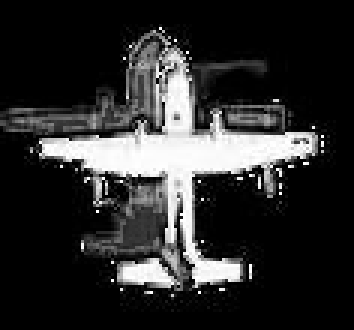
#> input picture PhotoWCT_4_sonar/o6.jpg, 118 x 110 px (shown 3 times larger)
$ python extract_texture.py o6.jpg   (older library calls are emulated)
#> lines starting #> are read from the running program, lines starting #| are printed output that depends on the picture; after the words box and inside, x2 and y2 are one past the last pixel; in counts of white or black regions, pixels touching at a corner belong together
import cv2
import numpy as np
import sys
# Load the SSS image of the plane
image = cv2.imread(sys.argv[1])
#> image is the input picture: shape (110, 118, 3); min 0, max 255, mean 45.1

# Convert the image to grayscale
gray = cv2.cvtColor(image, cv2.COLOR_BGR2GRAY)

# Apply a texture extraction method (e.g., Gabor filters, Local Binary Patterns, etc.)
# Here, we'll use the OpenCV implementation of Gabor filters
ksize = (31, 31)  # Kernel size of the Gabor filter
sigma = 5.0       # Standard deviation of the Gaussian envelope
theta = 0         # Orientation of the Gabor filter
lambd = 10        # Wavelength of the sinusoidal factor
gamma = 0.5       # Spatial aspect ratio
psi = 0           # Phase offset
gabor_kernel = cv2.getGaborKernel(ksize, sigma, theta, lambd, gamma, psi)

# Apply the Gabor filter to the grayscale image
filtered_image = cv2.filter2D(gray, cv2.CV_8UC3, gabor_kernel)
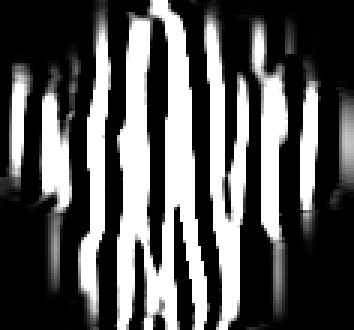
#> filtered_image: shape (110, 118) (shown 3 times larger); min 0, max 255, mean 86.2

# Threshold the filtered image to obtain the texture mask
_, texture_mask = cv2.threshold(filtered_image, 0, 255, cv2.THRESH_BINARY | cv2.THRESH_OTSU)
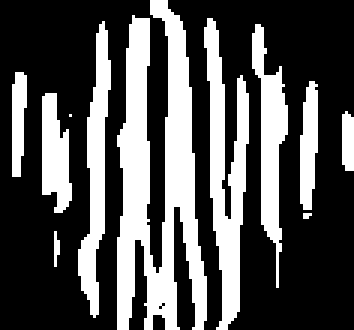
#> texture_mask: shape (110, 118) (shown 3 times larger); 32.8% white; 11 white regions (3 under 20 px), largest, box (x1, y1, x2, y2) and area: (39, 0, 69, 110) 1825, (68, 6, 83, 110) 755, (26, 7, 37, 106) 497

# Apply the texture mask to the original image to extract the texture
texture = cv2.bitwise_and(image, image, mask=texture_mask)
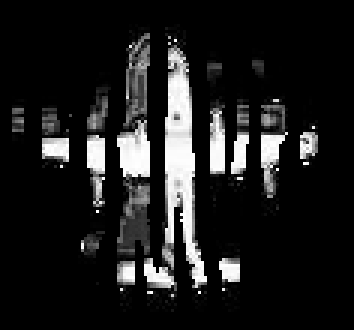
#> texture: shape (110, 118, 3) (shown 3 times larger); min 0, max 255, mean 28.8

# Display the texture image
# cv2.imshow('Texture Image', texture)
cv2.imwrite('texture.jpg',texture)
cv2.waitKey(0)
cv2.destroyAllWindows()
